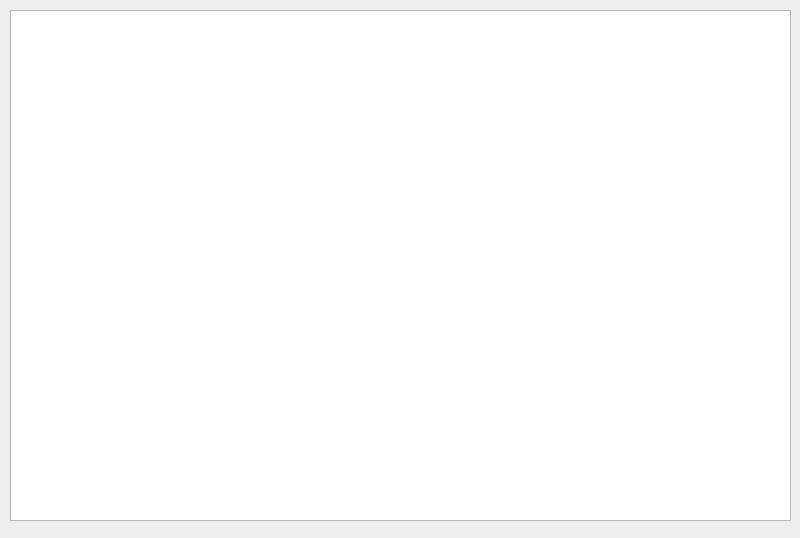
<?xml version="1.0" encoding="UTF-8"?>
<ui version="4.0">
 <class>Widget</class>
 <widget class="QWidget" name="Widget">
  <property name="geometry">
   <rect>
    <x>0</x>
    <y>0</y>
    <width>800</width>
    <height>538</height>
   </rect>
  </property>
  <property name="windowTitle">
   <string>Widget</string>
  </property>
  <widget class="QTableWidget" name="tableWidget">
   <property name="geometry">
    <rect>
     <x>10</x>
     <y>10</y>
     <width>781</width>
     <height>511</height>
    </rect>
   </property>
  </widget>
 </widget>
 <resources/>
 <connections/>
</ui>
